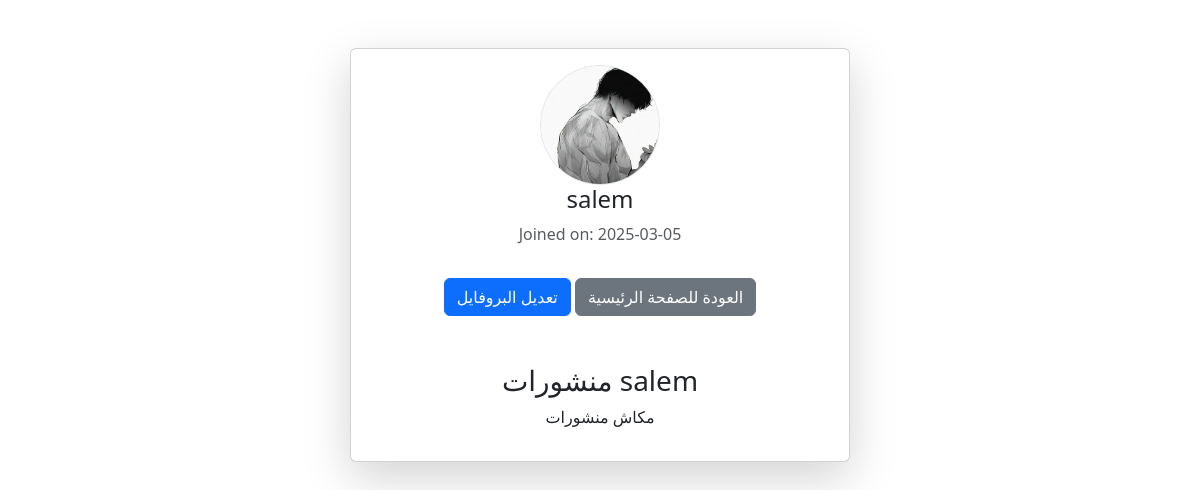
/profile/salem/ (signed in), run on an earlier commit of the app's database.
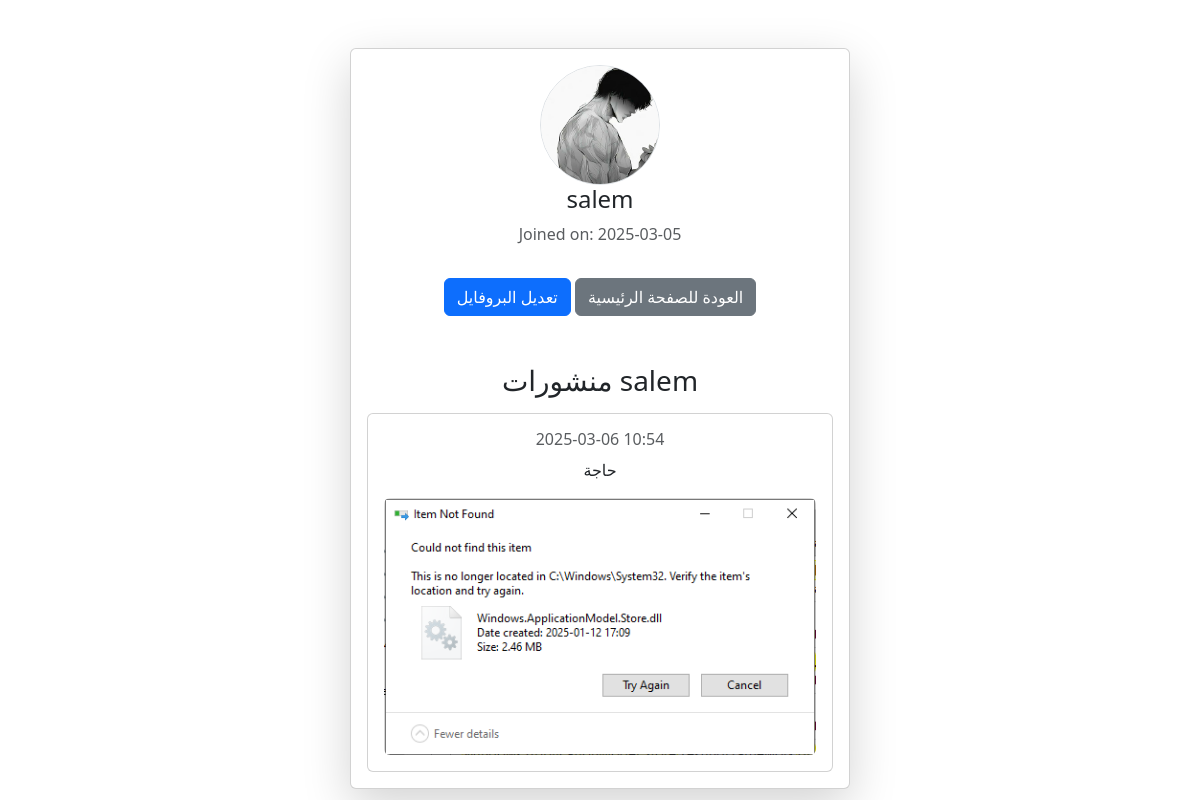
And on a later commit of the database.
### socialmediaapp/models.py (models this page shows, shortened)
class CustomUser(AbstractUser):
    profile_picture = models.ImageField(upload_to='profile_pics/', default='profile_pics/default_profile.png')
    groups = models.ManyToManyField(
        "auth.Group",
        related_name="customuser_set",
        blank=True
    )
    user_permissions = models.ManyToManyField(
        "auth.Permission",
        related_name="customuser_permissions_set",
        blank=True
    )

class Post(models.Model):
    user = models.ForeignKey(settings.AUTH_USER_MODEL, on_delete=models.CASCADE)
    content = models.TextField()
    image = models.ImageField(upload_to='uploads/', blank=True, null=True)
    created_at = models.DateTimeField(auto_now_add=True)
    likers = models.ManyToManyField(settings.AUTH_USER_MODEL, related_name="liked_posts", blank=True)

### socialmediaapp/views.py (the view)
# urls.py: path('profile/<str:username>/', views.profile_view, name='profile'),
@login_required
def profile_view(request, username):
    user = get_object_or_404(User, username=username)  # جلب المستخدم المطلوب
    posts = Post.objects.filter(user=user).order_by('-created_at')  # جلب منشوراته فقط
    return render(request, 'profile.html', {'user': user, 'posts': posts})

### socialmediaapp/templates/profile.html (shortened to what this page needs)
{% load static %}
<!DOCTYPE html>
<html lang="ar">
<head>
    <link href="https://cdn.jsdelivr.net/npm/bootstrap@5.3.0-alpha1/dist/css/bootstrap.min.css" rel="stylesheet">
</head>
<body>
    <div class="container mt-5">
        <div class="card mx-auto shadow-lg" style="max-width: 500px;">
            <div class="card-body text-center">
                <img src="{{ user.profile_picture.url }}" class="rounded-circle border" style="width: 120px; height: 120px; object-fit: cover;"
                     onerror="this.onerror=null; this.src='/media/profile_pics/default_profile.png';">
                <h4>{{ user.username }}</h4>
                <p class="text-muted">Joined on: {{ user.date_joined|date:"Y-m-d" }}</p>
                <a href="{% url 'edit_profile' %}" class="btn btn-primary mt-3"> تعديل البروفايل</a>
                <a href="{% url 'home' %}" class="btn btn-secondary mt-3"> العودة للصفحة الرئيسية</a>
                <div class="mt-5">
                    <h3 class="text-center">منشورات {{ user.username }}</h3>
                    {% for post in posts %}
                        <div class="card mt-3">
                            <div class="card-body">
                                <h6 class="text-muted">{{ post.created_at|date:"Y-m-d H:i" }}</h6>
                                <p>{{ post.content }}</p>
                                {% if post.image %}
                                    <img src="{{ post.image.url }}" class="img-fluid rounded">
                                {% endif %}
                            </div>
                        </div>
                    {% empty %}
                        <p class="text-center">مكاش منشورات</p>
                    {% endfor %}
                </div>
            </div>
        </div>
    </div>
</body>
</html>

What changed in the data, as far as the page shows it:
added Post: created_at "2025-03-06 10:54", content "حاجة", image (picture)
Also different on the page:
text no longer shown: "مكاش منشورات"
